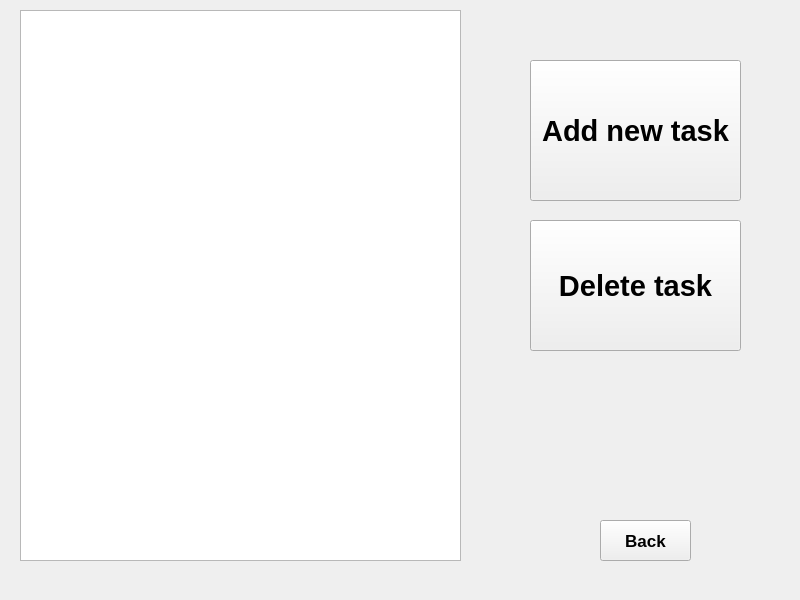
<?xml version="1.0" encoding="UTF-8"?>
<ui version="4.0">
 <class>TaskWindow</class>
 <widget class="QMainWindow" name="TaskWindow">
  <property name="geometry">
   <rect>
    <x>0</x>
    <y>0</y>
    <width>800</width>
    <height>600</height>
   </rect>
  </property>
  <property name="windowTitle">
   <string>MainWindow</string>
  </property>
  <widget class="QWidget" name="centralwidget">
   <widget class="QListView" name="LV_myTask">
    <property name="geometry">
     <rect>
      <x>20</x>
      <y>10</y>
      <width>441</width>
      <height>551</height>
     </rect>
    </property>
   </widget>
   <widget class="QPushButton" name="PB_addTask">
    <property name="geometry">
     <rect>
      <x>530</x>
      <y>60</y>
      <width>211</width>
      <height>141</height>
     </rect>
    </property>
    <property name="font">
     <font>
      <pointsize>22</pointsize>
      <bold>true</bold>
     </font>
    </property>
    <property name="text">
     <string>Add new task</string>
    </property>
   </widget>
   <widget class="QPushButton" name="PB_deleteTask">
    <property name="geometry">
     <rect>
      <x>530</x>
      <y>220</y>
      <width>211</width>
      <height>131</height>
     </rect>
    </property>
    <property name="font">
     <font>
      <pointsize>22</pointsize>
      <bold>true</bold>
     </font>
    </property>
    <property name="text">
     <string>Delete task</string>
    </property>
   </widget>
   <widget class="QPushButton" name="PB_back">
    <property name="geometry">
     <rect>
      <x>600</x>
      <y>520</y>
      <width>91</width>
      <height>41</height>
     </rect>
    </property>
    <property name="font">
     <font>
      <pointsize>13</pointsize>
      <bold>true</bold>
     </font>
    </property>
    <property name="text">
     <string>Back</string>
    </property>
   </widget>
  </widget>
  <widget class="QMenuBar" name="menubar">
   <property name="geometry">
    <rect>
     <x>0</x>
     <y>0</y>
     <width>800</width>
     <height>21</height>
    </rect>
   </property>
  </widget>
 </widget>
 <resources/>
 <connections/>
</ui>
